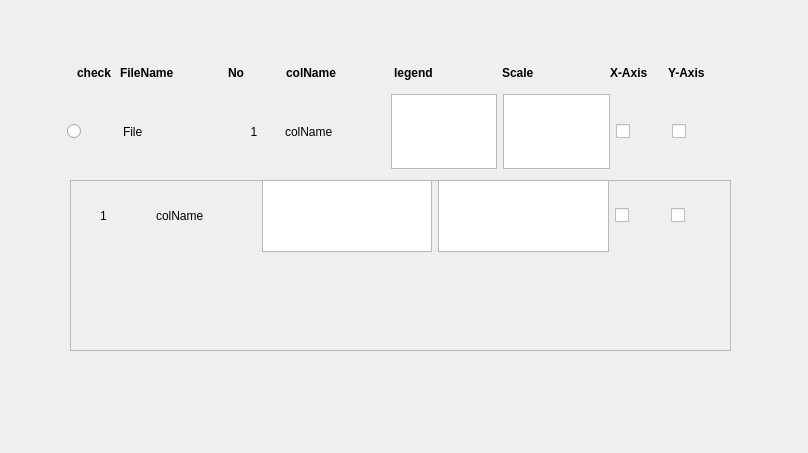
<?xml version="1.0" encoding="UTF-8"?>
<ui version="4.0">
 <class>Form</class>
 <widget class="QWidget" name="Form">
  <property name="geometry">
   <rect>
    <x>0</x>
    <y>0</y>
    <width>808</width>
    <height>453</height>
   </rect>
  </property>
  <property name="windowTitle">
   <string>Form</string>
  </property>
  <widget class="QFrame" name="frame">
   <property name="geometry">
    <rect>
     <x>70</x>
     <y>180</y>
     <width>661</width>
     <height>171</height>
    </rect>
   </property>
   <property name="frameShape">
    <enum>QFrame::StyledPanel</enum>
   </property>
   <property name="frameShadow">
    <enum>QFrame::Raised</enum>
   </property>
   <widget class="QWidget" name="horizontalLayoutWidget">
    <property name="geometry">
     <rect>
      <x>30</x>
      <y>0</y>
      <width>621</width>
      <height>72</height>
     </rect>
    </property>
    <layout class="QHBoxLayout" name="horizontalLayout">
     <item>
      <widget class="QLabel" name="label">
       <property name="sizePolicy">
        <sizepolicy hsizetype="Fixed" vsizetype="Preferred">
         <horstretch>0</horstretch>
         <verstretch>0</verstretch>
        </sizepolicy>
       </property>
       <property name="minimumSize">
        <size>
         <width>50</width>
         <height>0</height>
        </size>
       </property>
       <property name="text">
        <string>1</string>
       </property>
      </widget>
     </item>
     <item>
      <widget class="QLabel" name="label_2">
       <property name="sizePolicy">
        <sizepolicy hsizetype="Fixed" vsizetype="Preferred">
         <horstretch>0</horstretch>
         <verstretch>0</verstretch>
        </sizepolicy>
       </property>
       <property name="minimumSize">
        <size>
         <width>100</width>
         <height>0</height>
        </size>
       </property>
       <property name="text">
        <string>colName</string>
       </property>
      </widget>
     </item>
     <item>
      <widget class="QTextEdit" name="textEdit">
       <property name="sizePolicy">
        <sizepolicy hsizetype="Fixed" vsizetype="Expanding">
         <horstretch>0</horstretch>
         <verstretch>0</verstretch>
        </sizepolicy>
       </property>
       <property name="minimumSize">
        <size>
         <width>100</width>
         <height>0</height>
        </size>
       </property>
       <property name="html">
        <string>&lt;!DOCTYPE HTML PUBLIC &quot;-//W3C//DTD HTML 4.0//EN&quot; &quot;http://www.w3.org/TR/REC-html40/strict.dtd&quot;&gt;
&lt;html&gt;&lt;head&gt;&lt;meta name=&quot;qrichtext&quot; content=&quot;1&quot; /&gt;&lt;style type=&quot;text/css&quot;&gt;
p, li { white-space: pre-wrap; }
&lt;/style&gt;&lt;/head&gt;&lt;body style=&quot; font-family:'Ubuntu'; font-size:11pt; font-weight:400; font-style:normal;&quot;&gt;
&lt;p style=&quot;-qt-paragraph-type:empty; margin-top:0px; margin-bottom:0px; margin-left:0px; margin-right:0px; -qt-block-indent:0; text-indent:0px;&quot;&gt;&lt;br /&gt;&lt;/p&gt;&lt;/body&gt;&lt;/html&gt;</string>
       </property>
      </widget>
     </item>
     <item>
      <widget class="QTextEdit" name="textEdit_2">
       <property name="sizePolicy">
        <sizepolicy hsizetype="Fixed" vsizetype="Expanding">
         <horstretch>0</horstretch>
         <verstretch>0</verstretch>
        </sizepolicy>
       </property>
       <property name="minimumSize">
        <size>
         <width>100</width>
         <height>0</height>
        </size>
       </property>
      </widget>
     </item>
     <item>
      <widget class="QCheckBox" name="checkBox">
       <property name="sizePolicy">
        <sizepolicy hsizetype="Fixed" vsizetype="Fixed">
         <horstretch>0</horstretch>
         <verstretch>0</verstretch>
        </sizepolicy>
       </property>
       <property name="minimumSize">
        <size>
         <width>50</width>
         <height>0</height>
        </size>
       </property>
       <property name="text">
        <string/>
       </property>
      </widget>
     </item>
     <item>
      <widget class="QCheckBox" name="checkBox_2">
       <property name="sizePolicy">
        <sizepolicy hsizetype="Fixed" vsizetype="Fixed">
         <horstretch>0</horstretch>
         <verstretch>0</verstretch>
        </sizepolicy>
       </property>
       <property name="minimumSize">
        <size>
         <width>50</width>
         <height>0</height>
        </size>
       </property>
       <property name="text">
        <string/>
       </property>
      </widget>
     </item>
    </layout>
   </widget>
  </widget>
  <widget class="QWidget" name="verticalLayoutWidget">
   <property name="geometry">
    <rect>
     <x>59</x>
     <y>50</y>
     <width>671</width>
     <height>127</height>
    </rect>
   </property>
   <layout class="QVBoxLayout" name="verticalLayout">
    <property name="leftMargin">
     <number>8</number>
    </property>
    <property name="topMargin">
     <number>8</number>
    </property>
    <property name="rightMargin">
     <number>8</number>
    </property>
    <property name="bottomMargin">
     <number>8</number>
    </property>
    <item>
     <layout class="QHBoxLayout" name="horizontalLayout_2">
      <property name="leftMargin">
       <number>8</number>
      </property>
      <property name="topMargin">
       <number>8</number>
      </property>
      <property name="rightMargin">
       <number>8</number>
      </property>
      <property name="bottomMargin">
       <number>8</number>
      </property>
      <item>
       <widget class="QLabel" name="label_3">
        <property name="sizePolicy">
         <sizepolicy hsizetype="Fixed" vsizetype="Preferred">
          <horstretch>0</horstretch>
          <verstretch>0</verstretch>
         </sizepolicy>
        </property>
        <property name="font">
         <font>
          <weight>75</weight>
          <bold>true</bold>
         </font>
        </property>
        <property name="text">
         <string>check</string>
        </property>
       </widget>
      </item>
      <item>
       <widget class="QLabel" name="label_4">
        <property name="sizePolicy">
         <sizepolicy hsizetype="Fixed" vsizetype="Preferred">
          <horstretch>0</horstretch>
          <verstretch>0</verstretch>
         </sizepolicy>
        </property>
        <property name="minimumSize">
         <size>
          <width>100</width>
          <height>0</height>
         </size>
        </property>
        <property name="font">
         <font>
          <weight>75</weight>
          <bold>true</bold>
         </font>
        </property>
        <property name="text">
         <string>FileName</string>
        </property>
       </widget>
      </item>
      <item>
       <widget class="QLabel" name="label_5">
        <property name="sizePolicy">
         <sizepolicy hsizetype="Fixed" vsizetype="Preferred">
          <horstretch>0</horstretch>
          <verstretch>0</verstretch>
         </sizepolicy>
        </property>
        <property name="minimumSize">
         <size>
          <width>50</width>
          <height>0</height>
         </size>
        </property>
        <property name="font">
         <font>
          <weight>75</weight>
          <bold>true</bold>
         </font>
        </property>
        <property name="text">
         <string>No</string>
        </property>
       </widget>
      </item>
      <item>
       <widget class="QLabel" name="label_6">
        <property name="sizePolicy">
         <sizepolicy hsizetype="Fixed" vsizetype="Preferred">
          <horstretch>0</horstretch>
          <verstretch>0</verstretch>
         </sizepolicy>
        </property>
        <property name="minimumSize">
         <size>
          <width>100</width>
          <height>0</height>
         </size>
        </property>
        <property name="font">
         <font>
          <weight>75</weight>
          <bold>true</bold>
         </font>
        </property>
        <property name="text">
         <string>colName</string>
        </property>
       </widget>
      </item>
      <item>
       <widget class="QLabel" name="label_7">
        <property name="sizePolicy">
         <sizepolicy hsizetype="Fixed" vsizetype="Preferred">
          <horstretch>0</horstretch>
          <verstretch>0</verstretch>
         </sizepolicy>
        </property>
        <property name="minimumSize">
         <size>
          <width>100</width>
          <height>0</height>
         </size>
        </property>
        <property name="font">
         <font>
          <weight>75</weight>
          <bold>true</bold>
         </font>
        </property>
        <property name="text">
         <string>legend</string>
        </property>
       </widget>
      </item>
      <item>
       <widget class="QLabel" name="label_8">
        <property name="sizePolicy">
         <sizepolicy hsizetype="Fixed" vsizetype="Preferred">
          <horstretch>0</horstretch>
          <verstretch>0</verstretch>
         </sizepolicy>
        </property>
        <property name="minimumSize">
         <size>
          <width>100</width>
          <height>0</height>
         </size>
        </property>
        <property name="font">
         <font>
          <weight>75</weight>
          <bold>true</bold>
         </font>
        </property>
        <property name="text">
         <string>Scale</string>
        </property>
       </widget>
      </item>
      <item>
       <widget class="QLabel" name="label_9">
        <property name="sizePolicy">
         <sizepolicy hsizetype="Fixed" vsizetype="Preferred">
          <horstretch>0</horstretch>
          <verstretch>0</verstretch>
         </sizepolicy>
        </property>
        <property name="minimumSize">
         <size>
          <width>50</width>
          <height>0</height>
         </size>
        </property>
        <property name="sizeIncrement">
         <size>
          <width>100</width>
          <height>0</height>
         </size>
        </property>
        <property name="baseSize">
         <size>
          <width>100</width>
          <height>0</height>
         </size>
        </property>
        <property name="font">
         <font>
          <weight>75</weight>
          <bold>true</bold>
         </font>
        </property>
        <property name="text">
         <string>X-Axis</string>
        </property>
       </widget>
      </item>
      <item>
       <widget class="QLabel" name="label_10">
        <property name="sizePolicy">
         <sizepolicy hsizetype="Fixed" vsizetype="Preferred">
          <horstretch>0</horstretch>
          <verstretch>0</verstretch>
         </sizepolicy>
        </property>
        <property name="sizeIncrement">
         <size>
          <width>100</width>
          <height>0</height>
         </size>
        </property>
        <property name="baseSize">
         <size>
          <width>100</width>
          <height>0</height>
         </size>
        </property>
        <property name="font">
         <font>
          <weight>75</weight>
          <bold>true</bold>
         </font>
        </property>
        <property name="text">
         <string>Y-Axis</string>
        </property>
       </widget>
      </item>
     </layout>
    </item>
    <item>
     <layout class="QHBoxLayout" name="horizontalLayout_3">
      <item>
       <widget class="QRadioButton" name="radioButton">
        <property name="sizePolicy">
         <sizepolicy hsizetype="Fixed" vsizetype="Fixed">
          <horstretch>0</horstretch>
          <verstretch>0</verstretch>
         </sizepolicy>
        </property>
        <property name="minimumSize">
         <size>
          <width>50</width>
          <height>0</height>
         </size>
        </property>
        <property name="sizeIncrement">
         <size>
          <width>10</width>
          <height>0</height>
         </size>
        </property>
        <property name="baseSize">
         <size>
          <width>1000</width>
          <height>0</height>
         </size>
        </property>
        <property name="text">
         <string/>
        </property>
       </widget>
      </item>
      <item>
       <widget class="QLabel" name="label_11">
        <property name="sizePolicy">
         <sizepolicy hsizetype="Fixed" vsizetype="Preferred">
          <horstretch>0</horstretch>
          <verstretch>0</verstretch>
         </sizepolicy>
        </property>
        <property name="minimumSize">
         <size>
          <width>100</width>
          <height>0</height>
         </size>
        </property>
        <property name="text">
         <string>File</string>
        </property>
       </widget>
      </item>
      <item>
       <widget class="QLabel" name="label_12">
        <property name="sizePolicy">
         <sizepolicy hsizetype="Fixed" vsizetype="Preferred">
          <horstretch>0</horstretch>
          <verstretch>0</verstretch>
         </sizepolicy>
        </property>
        <property name="minimumSize">
         <size>
          <width>50</width>
          <height>0</height>
         </size>
        </property>
        <property name="font">
         <font>
          <weight>50</weight>
          <bold>false</bold>
         </font>
        </property>
        <property name="text">
         <string>1</string>
        </property>
        <property name="alignment">
         <set>Qt::AlignCenter</set>
        </property>
       </widget>
      </item>
      <item>
       <widget class="QLabel" name="label_13">
        <property name="sizePolicy">
         <sizepolicy hsizetype="Fixed" vsizetype="Preferred">
          <horstretch>0</horstretch>
          <verstretch>0</verstretch>
         </sizepolicy>
        </property>
        <property name="minimumSize">
         <size>
          <width>100</width>
          <height>0</height>
         </size>
        </property>
        <property name="text">
         <string>colName</string>
        </property>
       </widget>
      </item>
      <item>
       <widget class="QTextEdit" name="textEdit_3">
        <property name="sizePolicy">
         <sizepolicy hsizetype="Fixed" vsizetype="Preferred">
          <horstretch>0</horstretch>
          <verstretch>0</verstretch>
         </sizepolicy>
        </property>
        <property name="minimumSize">
         <size>
          <width>100</width>
          <height>0</height>
         </size>
        </property>
       </widget>
      </item>
      <item>
       <widget class="QTextEdit" name="textEdit_4">
        <property name="sizePolicy">
         <sizepolicy hsizetype="Fixed" vsizetype="Expanding">
          <horstretch>0</horstretch>
          <verstretch>0</verstretch>
         </sizepolicy>
        </property>
        <property name="minimumSize">
         <size>
          <width>100</width>
          <height>0</height>
         </size>
        </property>
       </widget>
      </item>
      <item>
       <widget class="QCheckBox" name="checkBox_3">
        <property name="sizePolicy">
         <sizepolicy hsizetype="Fixed" vsizetype="Minimum">
          <horstretch>1</horstretch>
          <verstretch>0</verstretch>
         </sizepolicy>
        </property>
        <property name="minimumSize">
         <size>
          <width>50</width>
          <height>0</height>
         </size>
        </property>
        <property name="sizeIncrement">
         <size>
          <width>100</width>
          <height>0</height>
         </size>
        </property>
        <property name="baseSize">
         <size>
          <width>10000</width>
          <height>0</height>
         </size>
        </property>
        <property name="text">
         <string/>
        </property>
       </widget>
      </item>
      <item>
       <widget class="QCheckBox" name="checkBox_4">
        <property name="sizePolicy">
         <sizepolicy hsizetype="Fixed" vsizetype="Preferred">
          <horstretch>0</horstretch>
          <verstretch>0</verstretch>
         </sizepolicy>
        </property>
        <property name="minimumSize">
         <size>
          <width>50</width>
          <height>0</height>
         </size>
        </property>
        <property name="sizeIncrement">
         <size>
          <width>100</width>
          <height>0</height>
         </size>
        </property>
        <property name="baseSize">
         <size>
          <width>100</width>
          <height>0</height>
         </size>
        </property>
        <property name="text">
         <string/>
        </property>
       </widget>
      </item>
     </layout>
    </item>
   </layout>
  </widget>
 </widget>
 <resources/>
 <connections/>
</ui>
